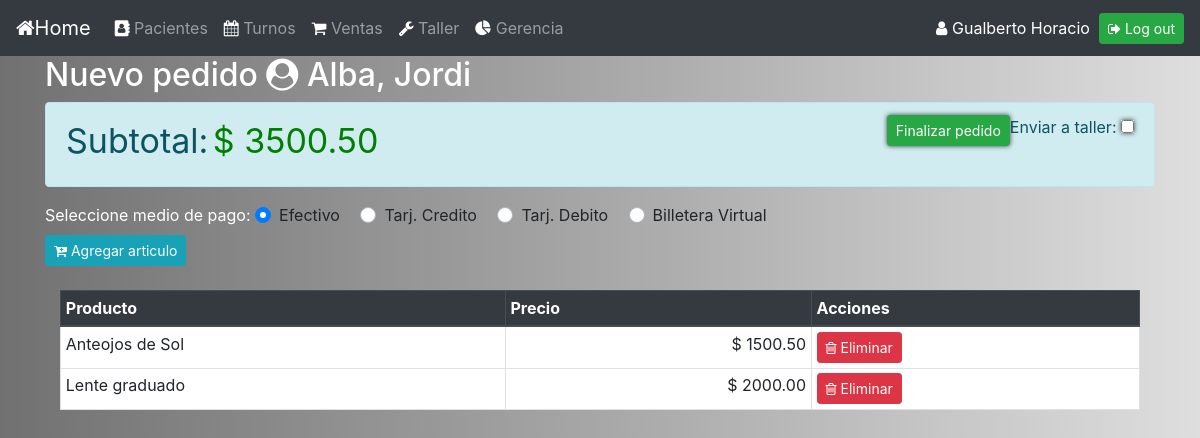
Before: /126/pedidos (signed in) with the older database file.
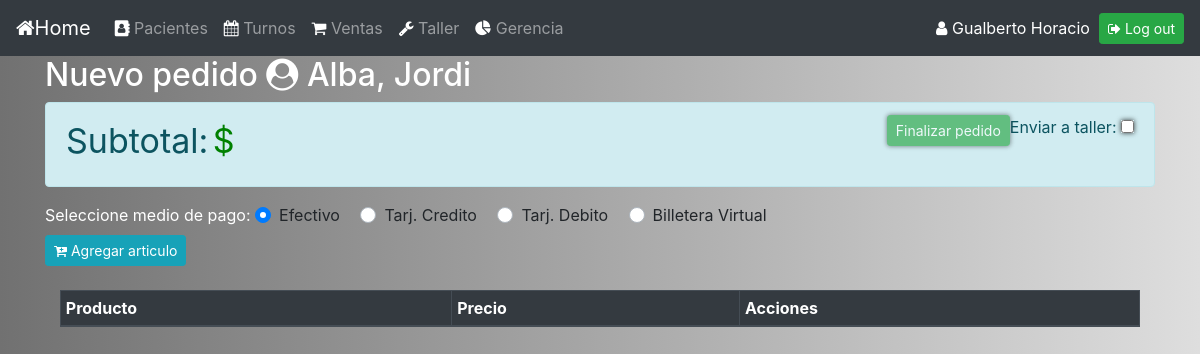
After: the same page with the newer database file.
### gestion_consultorio/models.py (models this page shows, shortened)
class paciente(models.Model):
    nombre = models.CharField(max_length=64)
    apellido = models.CharField(max_length=64)

class venta_temporal(models.Model):
    id_producto = models.ForeignKey(producto, on_delete=models.CASCADE)

class producto(models.Model):
    nombre_producto = models.CharField(max_length=64)
    precio = models.DecimalField(max_digits=8, decimal_places=2)
    clasificacion = models.CharField(max_length=32, choices=[('LENTE','lente'),('ACCESORIO','accesorio'),('ETC','etc')])
    distacia_vision = models.CharField(max_length=10,choices=[('LEJOS','lejos'),('CERCA','cerca')])
    ojo_vision = models.CharField(max_length=32, choices=[('IZQUIERDO','izquierdo'),('DERECHO','derecho')])
    armazon = models.CharField(max_length=2,default="NO")

### gestion_consultorio/views.py (the view)
# urls.py: path('<int:paciente_id>/pedidos', views.pedidos, name='pedidos'),
@login_required(login_url='login_view')
@user_passes_test(acceso_pedidos, login_url='errorpermisos')
def pedidos(request,paciente_id):
    subtotal=venta_temporal.objects.aggregate(Sum('id_producto__precio'))
    return render(request,"pedidos.html",{"paciente": paciente.objects.get(pk=paciente_id), "pedido_actual": venta_temporal.objects.all(), "subtotal": subtotal})

### gestion_consultorio/views.py (called while the page is built)
def acceso_pedidos(user):
    return user.groups.filter(name__in=['Vendedores']).exists()

### gestion_consultorio/templates/pedidos.html (shortened to what this page needs)
{% extends "layout.html" %}
{% block body %}
<div class="container">
    <h2 style="color:white;">Nuevo pedido <i class="fa fa-user-circle" aria-hidden="true"></i> {{paciente.apellido}}, {{paciente.nombre}}
</div>
<div class="container">
    <form action="{% url 'ventas' %}" method="post">
      <div class="alert alert-info" role="alert">
        <label style="float:right"> Enviar a taller: <input style="text-align:right;" name="taller" type="checkbox" aria-label="Checkbox for following text input"></label>
        <label style="float:right"><input type="submit" id="finaliza_pedido" class="btn btn-success btn-sm" img="class=fa fa-shopping-cart" value="Finalizar pedido"></label>
        <label style="font-size:34px">Subtotal:</label>
        <label style="color:green;font-size:34px;">$ {{subtotal.id_producto__precio__sum|floatformat:2}}</label>
      </div>
        <label style="color:white;">Seleccione medio de pago:</label>
      <div class="custom-control custom-radio custom-control-inline">
        <label class="custom-control-label" for="customRadioInline1">Efectivo</label>
      </div>
      <div class="custom-control custom-radio custom-control-inline">
        <label class="custom-control-label" for="customRadioInline2">Tarj. Credito</label>
      </div>
      <div class="custom-control custom-radio custom-control-inline">
        <label class="custom-control-label" for="customRadioInline3">Tarj. Debito</label>
      </div>
      <div class="custom-control custom-radio custom-control-inline">
        <label class="custom-control-label" for="customRadioInline4">Billetera Virtual</label>
      </div>
   </form>
</div>
<div class="container">
<a href="{% url 'agregar_articulo' paciente.id %}" class="btn btn-info btn-sm"><i class="fa fa-cart-plus" aria-hidden="true"></i> Agregar articulo</a><br><br>
 <div id="div1" class ="col-md-12">
    <table border="1" class="table table-hover table-bordered bg-white table-sm">
      <thead class="thead-dark">
        <tr>
          <th scope="col">Producto</th>
          <th scope="col">Precio</th>
          <th scope="col">Acciones</th>
        </tr>
      </thead>
      <tbody id="tabla_pedido">
        {% for unProducto in pedido_actual %}
          <tr>
            <td>{{unProducto.id_producto.nombre_producto}}</td>
            <td style="text-align:right">$ {{unProducto.id_producto.precio}}</td>
            <td>
                <a href="{% url 'eliminar_articulo' unProducto.id paciente.id %}" class="btn btn-danger btn-sm btn-delete" id="btn-delete"><i class="fa fa-trash-o" aria-hidden="true"></i> Eliminar</a>
            </td>
          </tr>
        {% endfor %}
      </tbody>
    </table>
{% endblock %}

### gestion_consultorio/templates/layout.html (shortened to what this page needs)
{% load static %}
<!DOCTYPE html>
<html lang="es">
<head>
    <link rel="stylesheet" href="https://cdn.jsdelivr.net/npm/bootstrap@4.5.3/dist/css/bootstrap.min.css">
    <link href="https://cdnjs.cloudflare.com/ajax/libs/font-awesome/4.7.0/css/font-awesome.min.css" rel="stylesheet">
    <link rel="stylesheet" href="{% static '/css/estilos.css' %}">
    <nav class="navbar navbar-expand-sm bg-dark navbar-dark">
        <a class="navbar-brand" href="{% url 'index' %}"> <i style="color:white;" class="fa fa-home" aria-hidden="true"></i>Home</a>
        <div class="collapse navbar-collapse" id="navbarTogglerDemo02">
            <ul class="navbar-nav mr-auto mt-2 mt-lg-0">
                <li class="nav-item">
                    <a class="nav-link" href="{% url 'pacientes' %}"> <i style="color:white;" class="fa fa-address-book" aria-hidden="true"></i> Pacientes</a>
                </li>
                <li class="nav-item">
                    <a class="nav-link" href="{% url 'turnos' %}"><i style="color:white;" class="fa fa-calendar" aria-hidden="true"></i> Turnos</a>
                </li>
                <li class="nav-item">
                    <a class="nav-link" href="{% url 'ventas' %}"><i style="color:white;" class="fa fa-shopping-cart" aria-hidden="true"></i> Ventas</a>
                </li>
                <li class="nav-item">
                    <a class="nav-link" href="{% url 'taller' %}"><i style="color:white;" class="fa fa-wrench" aria-hidden="true"></i> Taller</a>
                </li>
                <li class="nav-item">
                    <a class="nav-link" href="{% url 'gerencia' %}"><i style="color:white;" class="fa fa-pie-chart" aria-hidden="true"></i> Gerencia</a>
                </li>
            </ul>
            <a style="color: white; text-align:center;"><i style="color: white;" class="fa fa-user"></i>  {{ request.user.last_name }} {{ request.user.first_name }}</a> &nbsp;&nbsp;
            <a href="{% url 'logout_view' %}" class="btn btn-success btn-sm"><i class="fa fa-sign-out" aria-hidden="true"></i> Log out</a>
        </div>
    </nav>
</head>
<body>
    {%block body%}
    {%endblock%}
</body>
</html>

### gestion_consultorio/static/css/estilos.css (style rules this page uses)
body { background: #717171; background: -moz-linear-gradient(left, #717171 0%, #B3B3B3 61%, #DEDEDE 100%); background: -webkit-linear-gradient(left, #717171 0%, #B3B3B3 61%, #DEDEDE 100%); background: linear-gradient(to right, #717171 0%, #B3B3B3 61%, #DEDEDE 100%); }
#div1 { overflow-y: scroll; overflow-x: hidden; height:400px; width: 100%; }
input { border-color:#cccccc; border-style:solid; padding:3px; border-width:2px; border-radius:5px; box-shadow: 0px 0px 5px 0px rgba(0, 0, 0, 0.75); font-size:14px; }

Changed rows visible on the page:
removed venta_temporal: id_producto.nombre_producto "Anteojos de Sol", id_producto.precio "1500.50"
removed venta_temporal: id_producto.nombre_producto "Lente graduado", id_producto.precio "2000.00"
Other visible differences:
{{ subtotal.id_producto__precio__sum|floatformat:2 }}: "3500.50" → (not shown)
